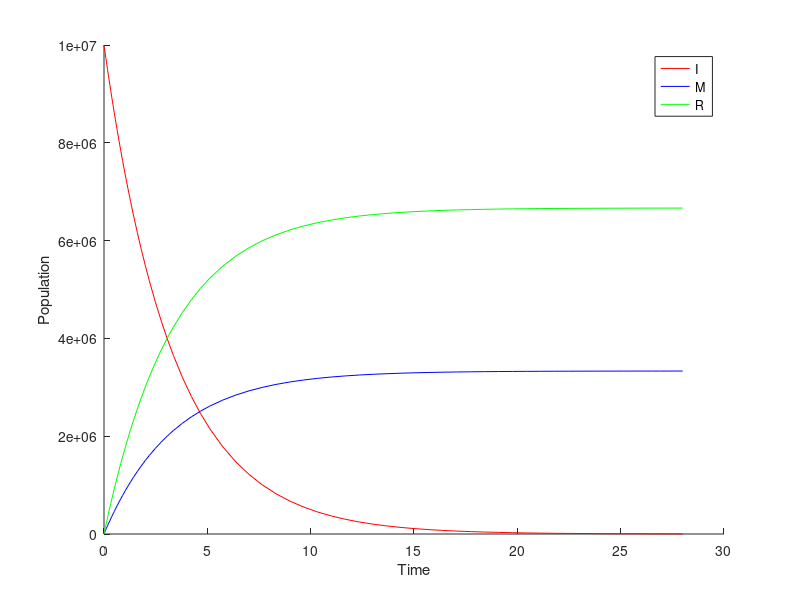

This chart was generated by the following MATLAB code:
%{
At the start, there are 10$^6$ infected people. No one has recovered or died yet. The recovery rate $\gamma$ is 0.1 days$^{-1}$ and the mortality rate $\mu$ is 0.2 days$^{-1}$. Again we want to model the course of the infection over 4 weeks.
%}

% 1 2 3
% I R M
N = 10e6;
R0 = 0;
M0 = 0;
I0 = N;
y0 = [I0 R0 M0];
gamma = 0.1;
mu = 0.2;
tspan = [0 4*7]; % convert to days as well
dydt = @(t, y) [-mu*y(1) - gamma*y(1), gamma*y(1), mu*y(1)]';
[t, y] = ode45(dydt, tspan, y0);
hold on;
plot(t, y(:, 1), 'r');
plot(t, y(:, 2), 'b');
plot(t, y(:, 3), 'g');
xlabel('Time');
ylabel('Population');
legend('I', 'M', 'R');

[n, ~] = size(y);
disp('Proportion of people that died before recovery');
disp(y(n, 3) / N);
disp('CFR');
disp(0.2 / (0.2 + 0.1));
disp('CFR and Proportion match');
disp('mu for CFR to be 0.5 assuming gamma is 0.1 is 0.1')
